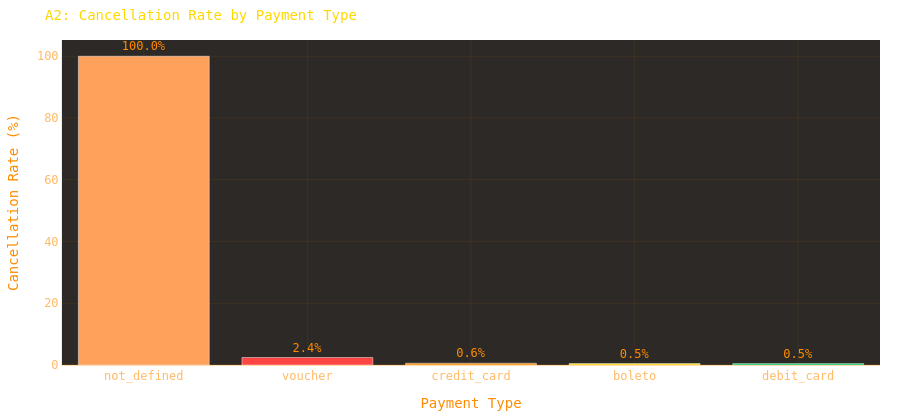

Here is the notebook cell this chart was saved with:
### Markdown cell above
### A2: Boleto users have higher cancellation rates
**Hypothesis:** Boleto (bank slip) requires offline payment, so orders may expire unpaid more often.  
**Test:** Cancellation rate (%) by payment type from `Fact_Orders` (includes canceled orders).

### Code cell
# A2: Cancellation rate by payment type (from Fact_Orders — includes canceled)
a2 = (
    fact_df
    .groupby("payment_type")
    .agg(
        total_orders=("order_id", "count"),
        canceled=("order_status", lambda x: (x == "canceled").sum()),
    )
    .assign(cancel_rate_pct=lambda d: (d["canceled"] / d["total_orders"] * 100).round(2))
    .sort_values("cancel_rate_pct", ascending=False)
    .reset_index()
)
print(a2.to_string(index=False))

fig = px.bar(
    a2, x="payment_type", y="cancel_rate_pct",
    text=a2["cancel_rate_pct"].apply(lambda v: f"{v:.1f}%"),
    title="A2: Cancellation Rate by Payment Type",
    labels={"payment_type": "Payment Type", "cancel_rate_pct": "Cancellation Rate (%)"},
    color="payment_type",
    color_discrete_map=TYPE_COLORS,
)
fig.update_traces(textposition="outside")
fig.update_layout(**layout(height=420, showlegend=False))
fig.show()

### Figure 1 — Plotly figure (JSON) as saved in the notebook; plotly's stock layout.template omitted (floating-point values rounded to 4 significant figures)
{"data": [{"hovertemplate": "Payment Type=%{x}<br>Cancellation Rate (%)=%{y}<br>text=%{text}<extra></extra>", "legendgroup": "not_defined", "marker": {"color": "#FFA15A", "pattern": {"shape": ""}}, "name": "not_defined", "orientation": "v", "showlegend": true, "text": ["100.0%"], "textposition": "outside", "type": "bar", "x": ["not_defined"], "xaxis": "x", "y": [100.0], "yaxis": "y"}, {"hovertemplate": "Payment Type=%{x}<br>Cancellation Rate (%)=%{y}<br>text=%{text}<extra></extra>", "legendgroup": "voucher", "marker": {"color": "#FF4444", "pattern": {"shape": ""}}, "name": "voucher", "orientation": "v", "showlegend": true, "text": ["2.4%"], "textposition": "outside", "type": "bar", "x": ["voucher"], "xaxis": "x", "y": [2.43], "yaxis": "y"}, {"hovertemplate": "Payment Type=%{x}<br>Cancellation Rate (%)=%{y}<br>text=%{text}<extra></extra>", "legendgroup": "credit_card", "marker": {"color": "#FF8C00", "pattern": {"shape": ""}}, "name": "credit_card", "orientation": "v", "showlegend": true, "text": ["0.6%"], "textposition": "outside", "type": "bar", "x": ["credit_card"], "xaxis": "x", "y": [0.57], "yaxis": "y"}, {"hovertemplate": "Payment Type=%{x}<br>Cancellation Rate (%)=%{y}<br>text=%{text}<extra></extra>", "legendgroup": "boleto", "marker": {"color": "#FFD700", "pattern": {"shape": ""}}, "name": "boleto", "orientation": "v", "showlegend": true, "text": ["0.5%"], "textposition": "outside", "type": "bar", "x": ["boleto"], "xaxis": "x", "y": [0.48], "yaxis": "y"}, {"hovertemplate": "Payment Type=%{x}<br>Cancellation Rate (%)=%{y}<br>text=%{text}<extra></extra>", "legendgroup": "debit_card", "marker": {"color": "#00C851", "pattern": {"shape": ""}}, "name": "debit_card", "orientation": "v", "showlegend": true, "text": ["0.5%"], "textposition": "outside", "type": "bar", "x": ["debit_card"], "xaxis": "x", "y": [0.46], "yaxis": "y"}], "layout": {"barmode": "relative", "colorway": ["#FF8C00", "#FFD700", "#00C851", "#FF4444", "#00BFFF", "#BF00FF", "#FF69B4"], "font": {"color": "#FF8C00", "family": "Space Mono, monospace", "size": 12}, "height": 420, "legend": {"bgcolor": "rgba(0,0,0,0)", "font": {"color": "rgba(255,140,0,0.7)"}, "title": {"text": "Payment Type"}, "tracegroupgap": 0}, "margin": {"b": 40, "l": 40, "r": 20, "t": 40}, "paper_bgcolor": "rgba(0,0,0,0)", "plot_bgcolor": "rgba(8,4,0,0.85)", "showlegend": false, "title": {"font": {"color": "#FFD700", "size": 14}, "text": "A2: Cancellation Rate by Payment Type"}, "xaxis": {"anchor": "y", "categoryarray": ["not_defined", "voucher", "credit_card", "boleto", "debit_card"], "categoryorder": "array", "domain": [0.0, 1.0], "gridcolor": "rgba(255,140,0,0.08)", "linecolor": "rgba(255,140,0,0.2)", "tickfont": {"color": "rgba(255,140,0,0.6)"}, "title": {"text": "Payment Type"}, "zerolinecolor": "rgba(255,140,0,0.15)"}, "yaxis": {"anchor": "x", "domain": [0.0, 1.0], "gridcolor": "rgba(255,140,0,0.08)", "linecolor": "rgba(255,140,0,0.2)", "tickfont": {"color": "rgba(255,140,0,0.6)"}, "title": {"text": "Cancellation Rate (%)"}, "zerolinecolor": "rgba(255,140,0,0.15)"}}}
